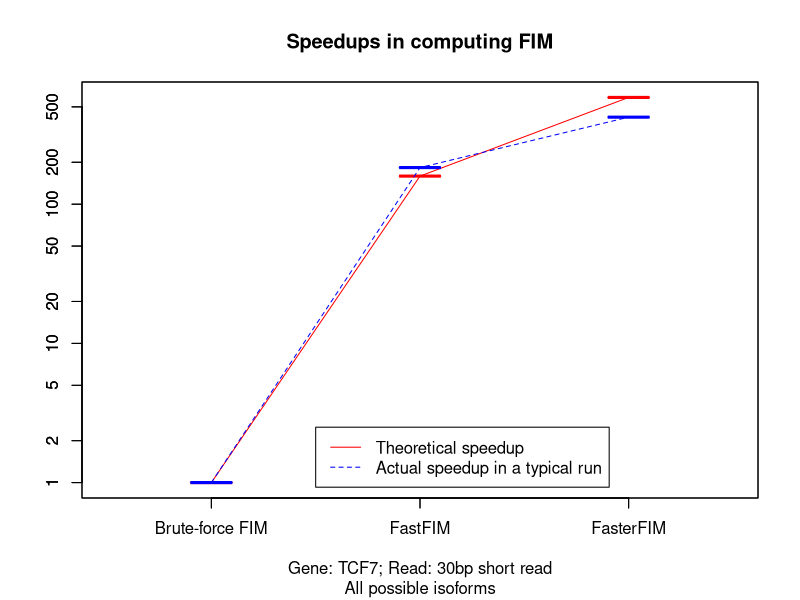

This figure's R source:
#[LOG 2009-06-09 19:13:49 INFO] Known isoform probabilities: 0.1,0.1,0.1,0.1,0.1,0.1,0.1,0.1,0.1,0.1,
#[LOG 2009-06-09 19:17:16 INFO] BruteforceFIM(Read, PossibleIsoforms)
#[LOG 2009-06-09 19:17:16 INFO] # ofim calls: 26902
#[LOG 2009-06-09 19:19:09 INFO] FastFIM(Read, PossibleIsoforms)
#[LOG 2009-06-09 19:19:09 INFO] # ofim calls: 169
#[LOG 2009-06-09 19:19:09 INFO] BruteforceFIM = FastFIM
#[LOG 2009-06-09 19:19:35 INFO] FasterFIM(Read, PossibleIsoforms)
#[LOG 2009-06-09 19:19:35 INFO] # ofim calls: 46

gene = "TCF7";
read = "30bp short read";
isoforms = "All possible isoforms";
data_dir = "~/bioinfo/data/isoform_mle/sim_iso/"

num_ofim_calls = c(26902, 169, 46);
exec_times = c((3*60+27), (1*60+53) / 100, 26 / 53);
algs = c("Brute-force FIM", "FastFIM", "FasterFIM");

ofim_speedups = num_ofim_calls[1] / num_ofim_calls;
exec_speedups = exec_times[1] / exec_times;

x11();
boxplot(as.list(ofim_speedups), boxwex = 0.2, names = algs, border = "red", log = "y", sub = paste(sep = "", "Gene: ", gene, "; Read: ", read, "\n", isoforms));
title("Speedups in computing FIM");
lines(1:3, ofim_speedups, col = "red");
lines(1:3, exec_speedups, col = "blue", lty = 2);
boxplot(as.list(exec_speedups), boxwex = 0.2, names = rep("", 3), border = "blue", add = TRUE, log = "y");
legend(1.5, 2.5, legend = c("Theoretical speedup", "Actual speedup in a typical run"), col = c("red", "blue"), lty = c(1, 2));
dev.copy(pdf, paste(sep = "", data_dir, "img/fim-speedup-", gene, ".pdf"));
dev.off();
